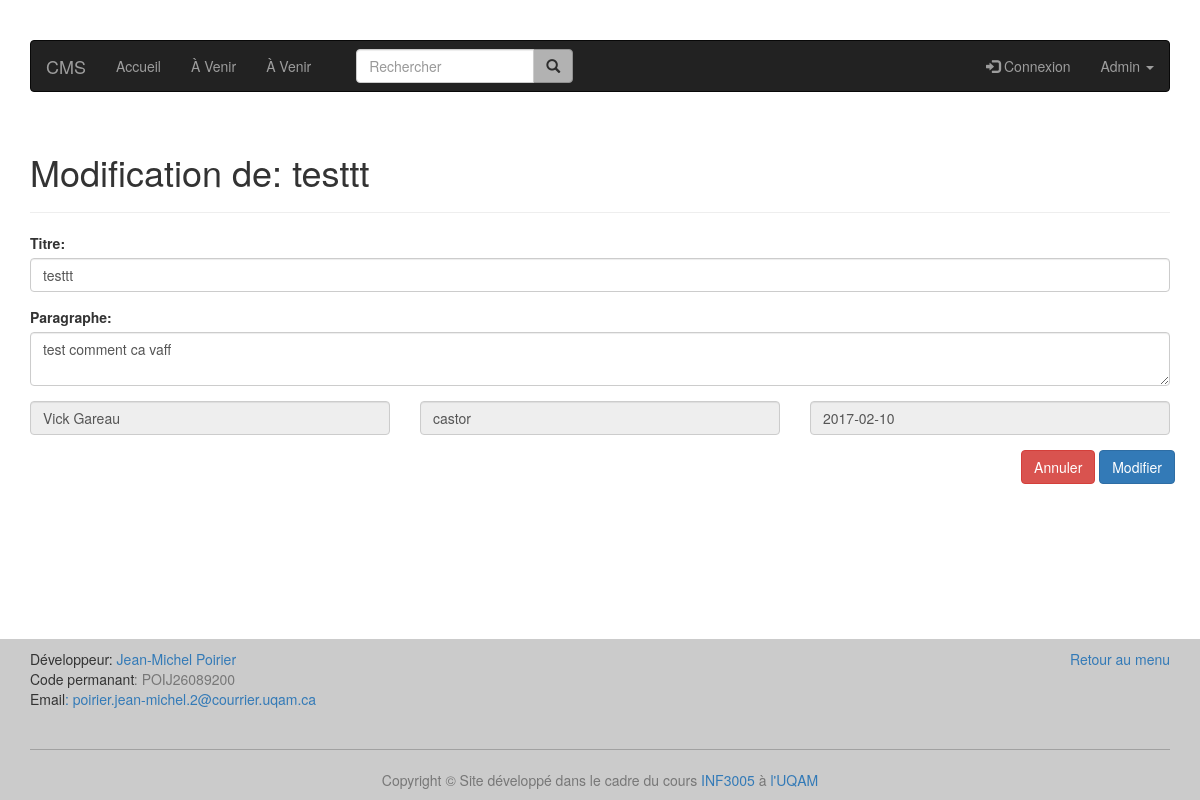
/admin-modifier/castor, run on an earlier commit of the app's database.
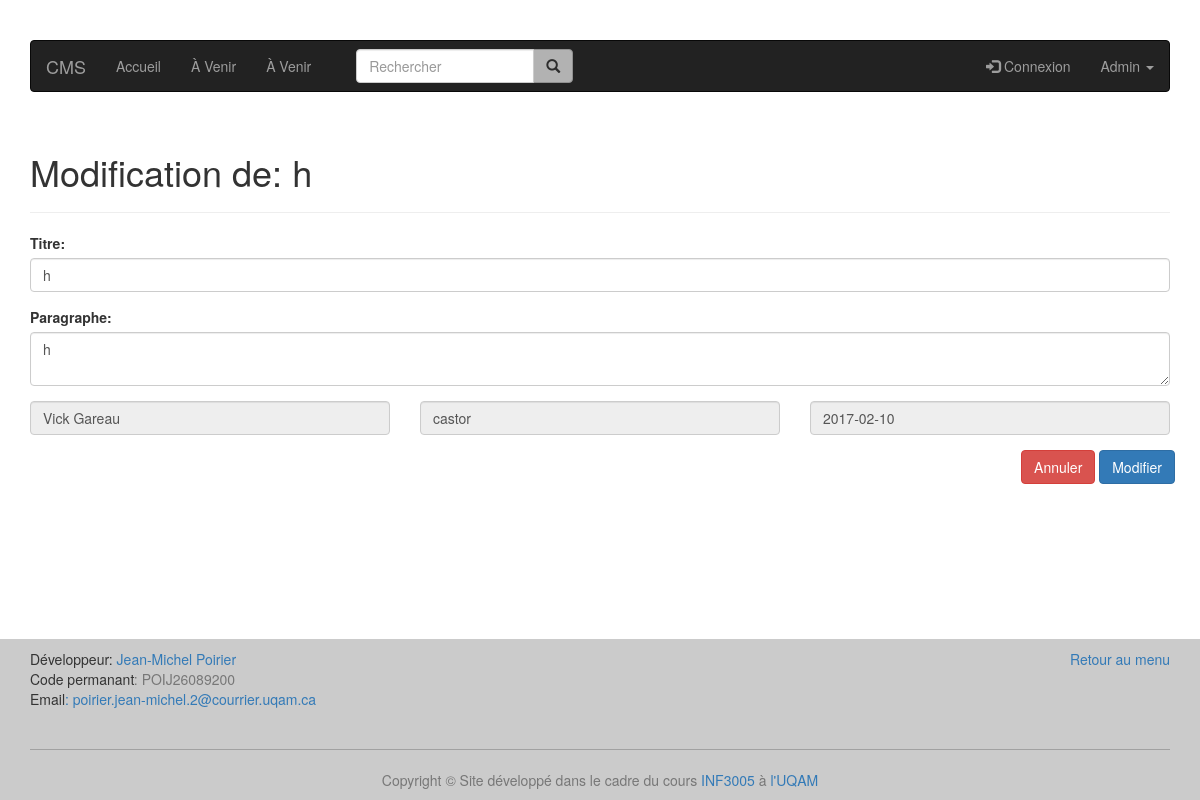
And on a later commit of the database.
### tables this page shows
CREATE TABLE article (
  id integer primary key,
  titre varchar(100),
  identifiant varchar(50),
  auteur varchar(100),
  date_publication text,
  paragraphe varchar(500)
);

### index.py (the view)
@app.route('/admin-modifier/<ident>')
def admin_edit_page(ident):
    article = get_db().get_admin_article(ident)
    return render_template('admin-modifier.html', article=article)

### article.py (called while the page is built)
    def get_admin_article(self, ident):
        cursor = self.get_connection_row().cursor()
        print ident
        cursor.execute("SELECT id, titre, identifiant, auteur, "
                       "date_publication, paragraphe "
                       "FROM article WHERE identifiant = ?", (ident,))
        article = cursor.fetchone()
        return article

### database.py (called while the page is built)
    def get_connection_row(self):
        if self.connection is None:
            self.connection = sqlite3.connect('db/db.db')
            self.connection.row_factory = sqlite3.Row
        return self.connection

    def disconnect(self):
        if self.connection is not None:
            self.connection.close()

### index.py (called while the page is built)
def get_db():
    db = getattr(g, '_database', None)
    if db is None:
        g._database = Article()
    return g._database

@app.teardown_appcontext
def close_connection(exception):
    db = getattr(g, '_database', None)
    if db is not None:
        db.disconnect()

### templates/admin-modifier.html (shortened to what this page needs)
{% extends "layout.html" %}
{% block content %}
    <h1>Modification de: {{ article["titre"] }}</h1>
    <hr class="divider">
    <div class="row">
        <form method="post" action="/admin-modifier-new">
            <div class="form-group col-xs-12 requi">
                <label for="paragrapheid">Titre:</label>
                <input name="titre" type="text" id="paragrapheid" class="form-control" value="{{ article['titre'] }}">
            </div>
            <div class="form-group col-xs-12 requi">
                <label for="paragrapheid">Paragraphe:</label>
                <textarea name="paragraphe" id="paragrapheid" class="form-control">{{ article['paragraphe'] }}</textarea>
            </div>
            <div class="form-group col-xs-4">
                <input name="auteur" id="auteurid" class="form-control" title="Auteur" value="{{ article['auteur'] }}" disabled>
            </div>
            <div class="form-group col-xs-4">
                <input name="identifiant" id="identifiantid" class="form-control" title="Identifiant" value="{{ article['identifiant'] }}" disabled>
            </div>
            <div class="form-group col-xs-4">
                <input name="date_publication" id="date_publicationid" class="form-control" title="Date" value="{{ article['date_publication'] }}" disabled>
            </div>
            <div class="row text-right" style="margin-right: 10px;">
                <input type="reset" value="Annuler" class="btn btn-danger" />
                <input id="modifButton" name="modifButton" type="submit" value="Modifier" class="btn btn-primary" />
            </div>
        </form>
    </div>
{% endblock %}

What changed in the data, as far as the page shows it:
changed article "Vick Gareau": titre "testtt" → "h"; paragraphe "test comment ca vaff" → "h"
